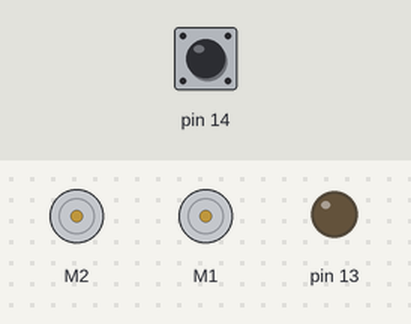
Simulated run of this sketch. Board: Arduino Leonardo, built with avr-gcc and run on an emulated ATmega32U4. Parts: 2 × DC motor (green arrow = forward, orange = backward, longer = faster), output pins drawn as LEDs (lit = HIGH). The inputs (shaded band) are chosen by the test bench; at power-on: pin 14 HIGH.

Above: at 0.8 s.
0.9 s: pin 14 pulled LOW for 0.15 s
At 2.5 s:
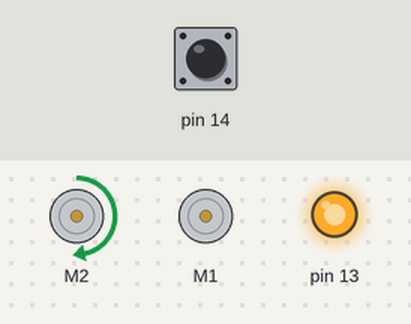
At 6.0 s:
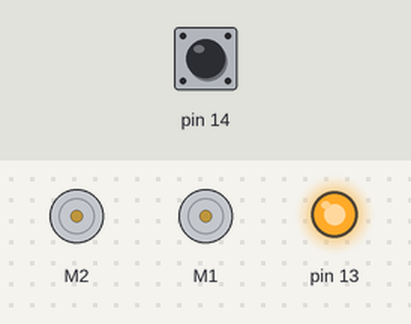
Timing chart, 0 to 19.0 s (numbered marks = the images above; inputs shaded):
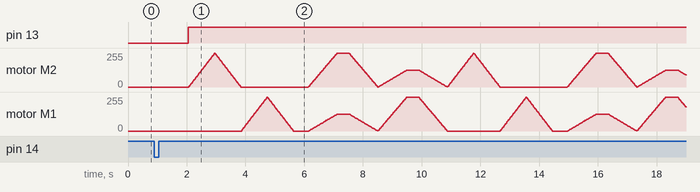

The sketch:

Oppgave_2.ino
```cpp
#include <Wire.h>
#include <Zumo32U4.h>

Zumo32U4Motors motors;
Zumo32U4ButtonA buttonA;

void setup(){
  buttonA.waitForButton();

  delay(1000);
  }


void loop(){


  ledYellow(1);
  for (int speed = 0; speed <= 400; speed++)
  {
    motors.setRightSpeed(speed);
    delay(2);
  }

  for (int speed = 400; speed >= 0; speed--)
  {
    motors.setRightSpeed(speed);
    delay(2);
  }

    for (int speed = 0; speed <= 400; speed++)
  {
    motors.setLeftSpeed(speed);
    delay(2);
  }
  for (int speed = 400; speed >= 0; speed--)
  {
    motors.setLeftSpeed(speed);
    delay(2);
  }

  delay(500);

  for (int speed = 0; speed <= 400; speed++)
    {
    motors.setRightSpeed(speed);
    motors.setLeftSpeed(speed/2);
    delay(2);
    }
  delay(400);

  for (int speed = 400; speed >= 0; speed--){
    motors.setRightSpeed(speed);
    motors.setLeftSpeed(speed/2);
    delay(2);
    }


  for (int speed = 0; speed <= 400; speed++)
    {
    motors.setLeftSpeed(speed);
    motors.setRightSpeed(speed/2);
    delay(2);
    }
  delay(400);

  for (int speed = 400; speed >= 0; speed--){
    motors.setLeftSpeed(speed);
    motors.setRightSpeed(speed/2);
    delay(2);
    }


}
```

Measured:
- after the input at 0.9 s, pin 13: LOW → HIGH after 1.2 s
